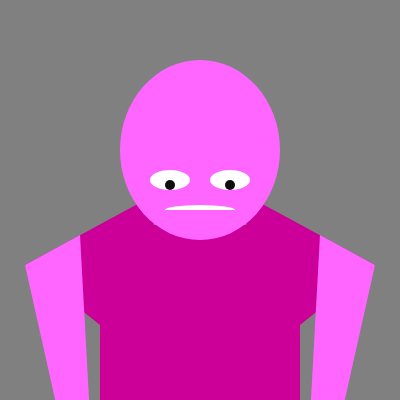
Frame 1 (no input)
Frame 60 (no input): identical to frame 1, image omitted
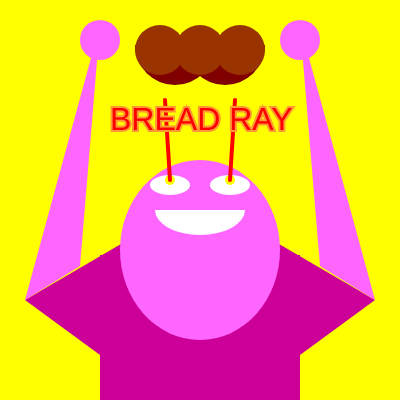
Frame 120 (the mouse pressed at the canvas centre since frame 60)

The p5.js sketch that drew these frames (run headless with seeded random() and noise() and a simulated clock; from frame 60 on, the mouse is pressed at the canvas centre):

// p5.js sketch
// ── sketch.js
function setup() {
  createCanvas(400, 400);
}

function draw() {
            noStroke()
  // background
  if (mouseIsPressed) {
    background('yellow');
  } else {
    background('grey');
  }
 //body
    if (mouseIsPressed) {


          fill(204, 0, 153);
      rect(100, 255, 200, 145);


  quad(25, 300, 145, 230, 200, 385, 100,355);
  quad(375, 300, 255, 230, 200, 385, 300,355);

    fill(255, 102, 255);
    triangle(25, 300, 100, 25, 80, 266);
    triangle(375, 300, 300, 25, 320, 266);
//hands
      circle(100,40,40);
        circle(300,40,40);


//bread

               fill(128, 0, 0);
      arc(175, 45, 80, 80, 0, PI , CHORD);
      arc(225, 45, 80, 80, 0, PI , CHORD);
       fill(153, 51, 0);
              circle(160,50,50);
              circle(200,50,50);
              circle(240,50,50);



  } else {
               fill(204, 0, 153);
    rect(100, 225, 200, 175);
  quad(25, 265, 145, 200, 200, 355, 100,325);
  quad(375, 265, 255, 200, 200, 355, 300,325);

    fill(255, 102, 255);
    triangle(25, 265, 100, 600, 80, 235);
    triangle(375, 265, 300, 600, 320, 235);
      }
  // Character head

               fill(255, 102, 255);
    if (mouseIsPressed) {
  ellipse(width / 2, height / 2+50, 160, 180);
  } else {
    ellipse(width / 2, height / 2-50, 160, 180);
  }
  //eyeball and mouth color
    fill(255);
  // the mouth
  if (mouseIsPressed) {
    arc(200, 210, 90, 50, 0, PI);
  } else {
    arc(200, 210, 70, 10, PI, 0);

  }
 if (mouseIsPressed) {
  // the eyes
  ellipse(170, 185, 40, 20);
  ellipse(230, 185, 40, 20);

//pupil cplor
    fill(255, 255, 0);
  circle(170, 180, 10);
  circle(230, 180, 10);


      //lazers
            stroke(255, 0, 0);
      strokeWeight(4);
      line(170, 180, 165, 100);
      line(230, 180, 235, 100);
    noStroke()

   textSize(32);
   fill(255, 0, 0);
            stroke(255, 153, 51);
text('BREAD RAY', 110, 130);
       strokeWeight(6)


 } else {
       // the eyes
  ellipse(170, 180, 40, 20);
  ellipse(230, 180, 40, 20);



//pupil cplor
    fill (15);
circle(170, 185, 10);
circle(230, 185, 10);
   }

    fill(255, 102, 255);

}
